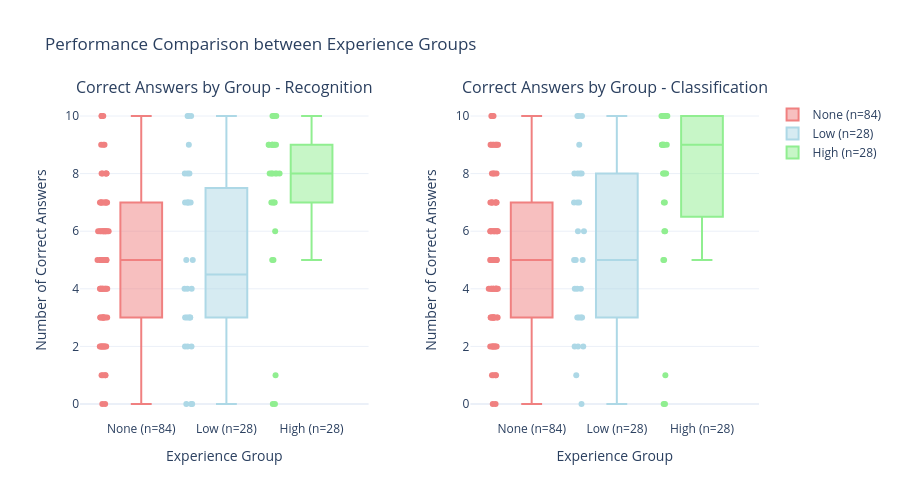

Notebook source saved alongside this figure:
### Markdown cell above
### Results Visualization

#### 1. Scatter Plots with Trend Lines
- **Individual data points**: Show raw relationship between experience and knowledge
- **Linear trend lines**: Visualize correlation direction and strength
- **Interactive tooltips**: Enable detailed data exploration

#### 2. Box Plots by Experience Group
- **Distribution comparison**: Show median, quartiles, and outliers for each group
- **Statistical significance**: Visual representation of group differences
- **Sample size indication**: Include group sizes for context

### Code cell
# Box plots para comparar grupos
fig_box = make_subplots(rows=1, cols=2, subplot_titles=("Correct Answers by Group - Recognition", "Correct Answers by Group - Classification"), horizontal_spacing=0.15)

# Preparar dados para box plots
grupos_nomes = ["None", "Low", "High"]
grupos_data = [grupo_nenhuma, grupo_baixa, grupo_alta]
cores = ["lightcoral", "lightblue", "lightgreen"]

# Box plot - Reconhecimento
for i, (nome, data, cor) in enumerate(zip(grupos_nomes, grupos_data, cores)):
    if len(data) > 0:
        fig_box.add_trace(go.Box(y=data["acertos_rec"], name=f"{nome} (n={len(data)})", marker_color=cor, boxpoints="all", jitter=0.3, pointpos=-1.8), row=1, col=1)

# Box plot - Classificação
for i, (nome, data, cor) in enumerate(zip(grupos_nomes, grupos_data, cores)):
    if len(data) > 0:
        fig_box.add_trace(go.Box(y=data["acertos_class"], name=f"{nome} (n={len(data)})", marker_color=cor, boxpoints="all", jitter=0.3, pointpos=-1.8, showlegend=False), row=1, col=2)

fig_box.update_layout(title_text="Performance Comparison between Experience Groups", height=500)

fig_box.update_yaxes(title_text="Number of Correct Answers", row=1, col=1)
fig_box.update_yaxes(title_text="Number of Correct Answers", row=1, col=2)
fig_box.update_xaxes(title_text="Experience Group", row=1, col=1)
fig_box.update_xaxes(title_text="Experience Group", row=1, col=2)

fig_box.show()

# Save the figure
fig_box.write_html(images_path / "02_diff_group_comparison_boxplots.html")
fig_box.write_image(images_path / "02_diff_group_comparison_boxplots.png", width=1200, height=500, scale=3)
print(f"Saved: 02_diff_group_comparison_boxplots.html and .png")

### Figure 1 — Plotly figure (JSON) as saved in the notebook; plotly's stock layout.template omitted (floating-point values rounded to 4 significant figures)
{"data": [{"boxpoints": "all", "jitter": 0.3, "marker": {"color": "lightcoral"}, "name": "None (n=84)", "pointpos": -1.8, "type": "box", "xaxis": "x", "y": [4, 10, 10, 3, 4, 4, 5, 0, 8, 10, 7, 6, 6, 7, 5, 10, 4, 8, 5, 5, 6, 6, 6, 6, 6, 5, 7, 3, 4, 4, 7, 7, 5, 7, 9, 8, 8, 6, 5, 5, 3, 4, 2, 9, 9, 6, 2, 4, 2, 2, 5, 7, 6, 6, 2, 4, 7, 7, 3, 1, 5, 4, 3, 2, 2, 5, 8, 2, 3, 5, 4, 3, 2, 0, 3, 1, 7, 3, 1, 1, 6, 5, 5, 3], "yaxis": "y"}, {"boxpoints": "all", "jitter": 0.3, "marker": {"color": "lightblue"}, "name": "Low (n=28)", "pointpos": -1.8, "type": "box", "xaxis": "x", "y": [7, 7, 3, 5, 3, 10, 3, 9, 8, 4, 4, 0, 7, 0, 10, 5, 2, 8, 2, 7, 10, 3, 7, 8, 4, 2, 0, 3], "yaxis": "y"}, {"boxpoints": "all", "jitter": 0.3, "marker": {"color": "lightgreen"}, "name": "High (n=28)", "pointpos": -1.8, "type": "box", "xaxis": "x", "y": [8, 9, 9, 5, 0, 0, 9, 8, 6, 9, 9, 8, 7, 5, 10, 10, 9, 7, 10, 9, 7, 7, 1, 8, 8, 8, 10, 9], "yaxis": "y"}, {"boxpoints": "all", "jitter": 0.3, "marker": {"color": "lightcoral"}, "name": "None (n=84)", "pointpos": -1.8, "showlegend": false, "type": "box", "xaxis": "x2", "y": [4, 10, 10, 4, 3, 5, 6, 1, 7, 10, 7, 5, 6, 9, 3, 10, 3, 8, 5, 6, 6, 7, 4, 7, 4, 6, 7, 2, 4, 6, 8, 9, 6, 6, 9, 9, 8, 5, 5, 5, 3, 4, 2, 9, 9, 5, 2, 4, 2, 3, 3, 8, 7, 6, 4, 0, 9, 7, 2, 1, 5, 3, 2, 2, 4, 5, 9, 2, 3, 6, 4, 5, 3, 0, 3, 3, 7, 4, 1, 1, 4, 4, 6, 3], "yaxis": "y2"}, {"boxpoints": "all", "jitter": 0.3, "marker": {"color": "lightblue"}, "name": "Low (n=28)", "pointpos": -1.8, "showlegend": false, "type": "box", "xaxis": "x2", "y": [9, 5, 3, 2, 3, 10, 3, 8, 8, 6, 4, 0, 7, 4, 10, 6, 2, 8, 1, 7, 10, 3, 7, 8, 5, 4, 2, 5], "yaxis": "y2"}, {"boxpoints": "all", "jitter": 0.3, "marker": {"color": "lightgreen"}, "name": "High (n=28)", "pointpos": -1.8, "showlegend": false, "type": "box", "xaxis": "x2", "y": [9, 9, 9, 5, 0, 0, 9, 9, 6, 10, 9, 8, 7, 5, 10, 9, 10, 6, 10, 10, 10, 8, 1, 10, 7, 8, 10, 8], "yaxis": "y2"}], "layout": {"annotations": [{"font": {"size": 16}, "showarrow": false, "text": "Correct Answers by Group - Recognition", "x": 0.2125, "xanchor": "center", "xref": "paper", "y": 1, "yanchor": "bottom", "yref": "paper"}, {"font": {"size": 16}, "showarrow": false, "text": "Correct Answers by Group - Classification", "x": 0.7875, "xanchor": "center", "xref": "paper", "y": 1, "yanchor": "bottom", "yref": "paper"}], "height": 500, "title": {"text": "Performance Comparison between Experience Groups"}, "xaxis": {"anchor": "y", "domain": [0, 0.425], "title": {"text": "Experience Group"}}, "xaxis2": {"anchor": "y2", "domain": [0.575, 1], "title": {"text": "Experience Group"}}, "yaxis": {"anchor": "x", "domain": [0, 1], "title": {"text": "Number of Correct Answers"}}, "yaxis2": {"anchor": "x2", "domain": [0, 1], "title": {"text": "Number of Correct Answers"}}}}
